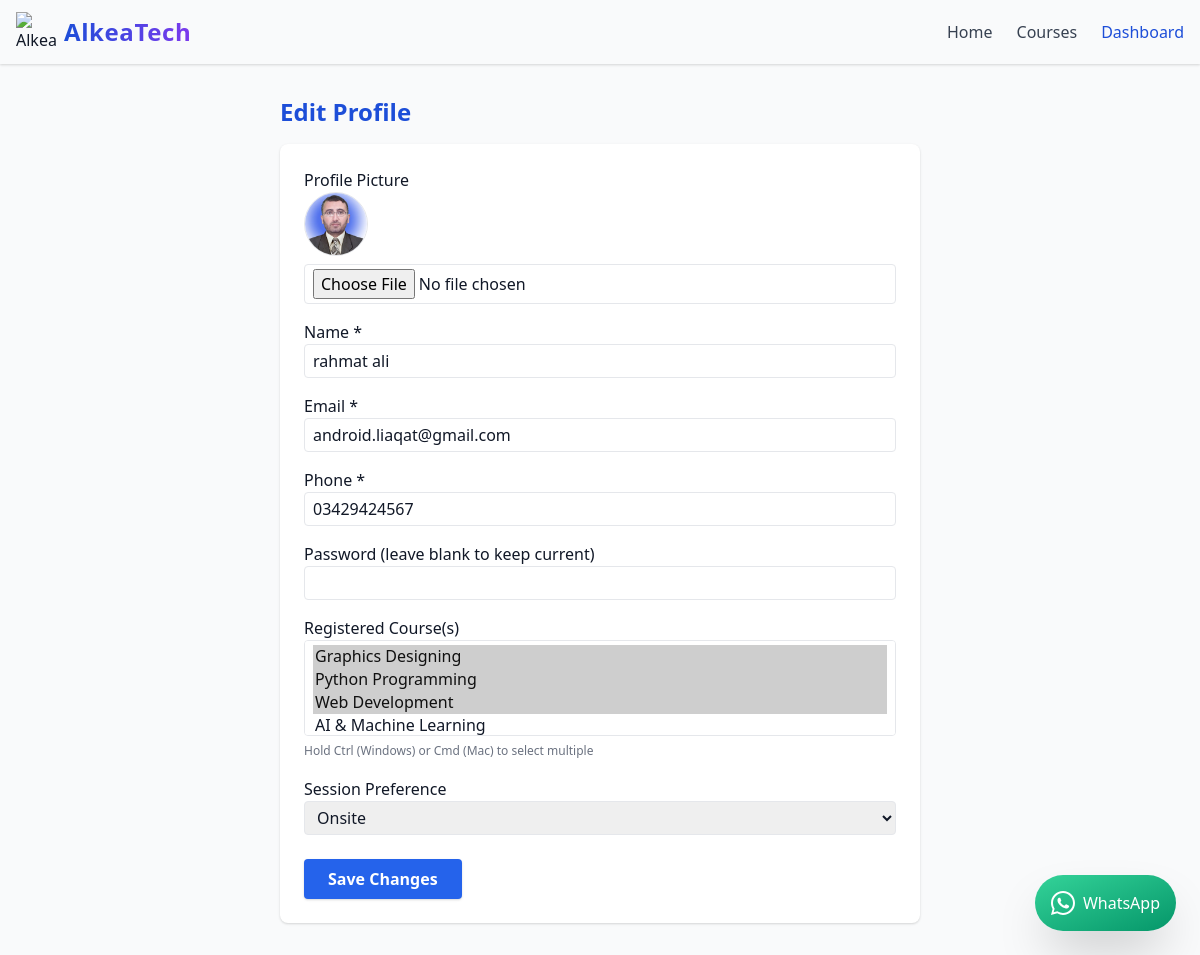
/student/profile/edit/ (signed in), run on the app's committed database.
### core/models.py (models this page shows, shortened)
class Student(models.Model):
    EDUCATION_LEVELS = [
        ('Master', 'Master'),
        ('Bachelor', 'Bachelor'),
        ('Intermediate', 'Intermediate'),
        ('Matric', 'Matric'),
        ('Other', 'Other'),
    ]
    profile_pic = models.ImageField(upload_to='students/', blank=True, null=True)
    name = models.CharField(max_length=100)
    father_name = models.CharField(max_length=100, blank=True)
    phone = models.CharField(max_length=20)
    email = models.EmailField()
    address = models.CharField(max_length=255, blank=True)
    father_phone = models.CharField(max_length=20, blank=True)
    education = models.CharField(max_length=20, choices=EDUCATION_LEVELS, blank=True)
    last_degree = models.CharField(max_length=100, blank=True)
    registered_courses = models.ManyToManyField(Course)
    session_pref = models.CharField(max_length=10, choices=[('Online', 'Online'), ('Onsite', 'Onsite')])
    password = models.CharField(max_length=128)
    is_verified = models.BooleanField(default=False)
    email_verification_token = models.CharField(max_length=128, blank=True, null=True)

class Course(models.Model):
    title = models.CharField(max_length=100)
    description = models.TextField()
    image = models.ImageField(upload_to='courses/')
    duration = models.CharField(max_length=50)
    fee = models.CharField(max_length=50)
    mode = models.CharField(
        max_length=20,
        choices=[('Online', 'Online'), ('Onsite', 'Onsite'), ('Online/Onsite', 'Online/Onsite')]
    )

### core/views.py (the view, shortened to what this page needs)
# urls.py: path('student/profile/edit/', student_profile_edit, name='student_profile_edit'),
def student_profile_edit(request):
    student_id = request.session.get('student_id')
    if not student_id:
        return redirect('student_login')
    student = Student.objects.get(id=student_id)
    courses = Course.objects.all()
    return render(request, "core/student_profile_edit.html", {"student": student, "courses": courses})

### core/templates/core/student_profile_edit.html (shortened to what this page needs)
{% extends 'core/base.html' %}
{% load static %}
{% block body_class %}bg-gray-50 text-gray-900{% endblock %}
{% block nav_links %}
<a href="/" class="text-gray-700 hover:text-blue-700 font-medium">Home</a>
<a href="/courses/" class="text-gray-700 hover:text-blue-700 font-medium">Courses</a>
<a href="/student/dashboard/" class="text-blue-700 font-medium">Dashboard</a>
{% endblock %}
{% block main_class %}max-w-2xl mx-auto px-4 py-8 min-h-screen{% endblock %}
{% block content %}
    <h2 class="text-2xl font-bold text-blue-700 mb-4">Edit Profile</h2>
    <form method="post" enctype="multipart/form-data" class="bg-white rounded-lg shadow p-6">
        <div class="mb-4">
            <label class="block font-medium">Profile Picture</label>
            {% if student.profile_pic %}
            <img src="{{ student.profile_pic.url }}" alt="Profile Picture" class="h-16 w-16 rounded-full object-cover mb-2 border"/>
            {% endif %}
            <input type="file" name="profile_pic" accept="image/*" class="w-full border rounded px-2 py-1"/>
        </div>
        <div class="mb-4">
            <label class="block font-medium">Name *</label>
            <input type="text" name="name" value="{{ student.name }}" required class="w-full border rounded px-2 py-1"/>
        </div>
        <div class="mb-4">
            <label class="block font-medium">Email *</label>
            <input type="email" name="email" value="{{ student.email }}" required class="w-full border rounded px-2 py-1"/>
        </div>
        <div class="mb-4">
            <label class="block font-medium">Phone *</label>
            <input type="text" name="phone" value="{{ student.phone }}" required class="w-full border rounded px-2 py-1"/>
        </div>
        <div class="mb-4">
            <label class="block font-medium">Password (leave blank to keep current)</label>
            <input type="password" name="password" class="w-full border rounded px-2 py-1"/>
        </div>
        <div class="mb-4">
            <label class="block font-medium">Registered Course(s)</label>
            <select name="registered_courses" multiple class="w-full border rounded px-2 py-1 h-24">
                {% for course in courses %}
                <option value="{{ course.id }}" {% if course in student.registered_courses.all %}selected{% endif %}>{{ course.title }}</option>
                {% endfor %}
            </select>
            <span class="text-xs text-gray-500">Hold Ctrl (Windows) or Cmd (Mac) to select multiple</span>
        </div>
        <div class="mb-4">
            <label class="block font-medium">Session Preference</label>
            <select name="session_pref" class="w-full border rounded px-2 py-1">
                <option value="Onsite" {% if student.session_pref == 'Onsite' %}selected{% endif %}>Onsite</option>
            </select>
        </div>
        <button type="submit" class="bg-blue-600 text-white px-6 py-2 rounded shadow hover:bg-blue-700 font-semibold mt-2">Save Changes</button>
    </form>
{% endblock %}

### data on the page
Student: profile_pic (picture), name "rahmat ali", email "android.liaqat@gmail.com", phone "03429424567", registered_courses "Graphics Designing ☑ / Python Programming ☑ / Web Development ☑ / AI & Machine Learning", session_pref "Onsite"
